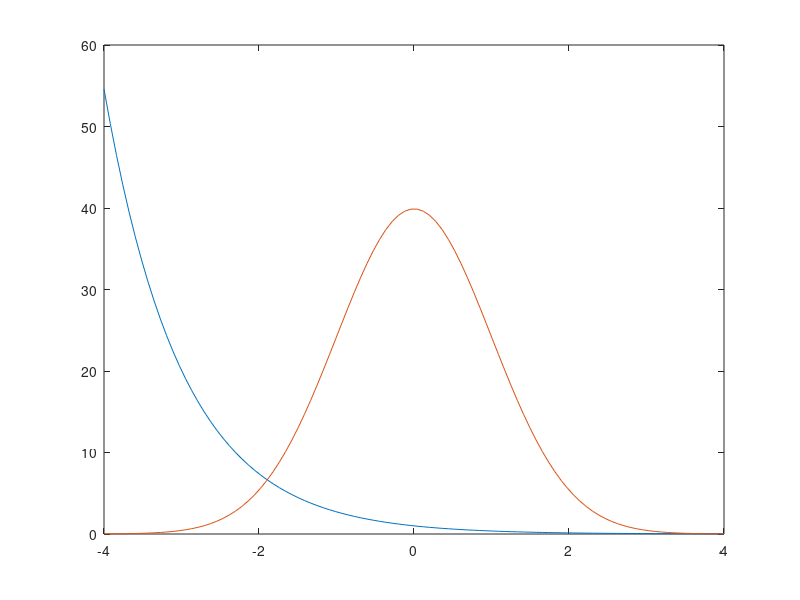

The MATLAB script that drew this image: (Note: this script raises an error after producing the figure.)
clc;clear all;close all;
%%
N=5000;
X=randn(N,1);
U=rand(N,1);
lambda=1;
Q=100;

q = @(x) 1/sqrt(2*pi).*exp(-(x).^2./2).*Q;
p = @(x) lambda.*exp(-lambda.*x);

figure(1);clf;
x_plot=linspace(-4,4,100);
plot(x_plot,p(x_plot));hold all;
plot(x_plot,q(x_plot));

% accept reject method:
X_transformed=[];
for i=1:N
    if(U(i)<= p(X(i))/q(X(i)))
        X_transformed=[X_transformed X(i)];
%         disp('accept');
    else
%         disp('reject');
    end
end

disp(['number of accepted:' num2str(size(X_transformed,2))]);

figure(2);clf;
histogram(X_transformed);hold all;
plot(linspace(-2,2,100),p(linspace(-2,2,100)*2.5))